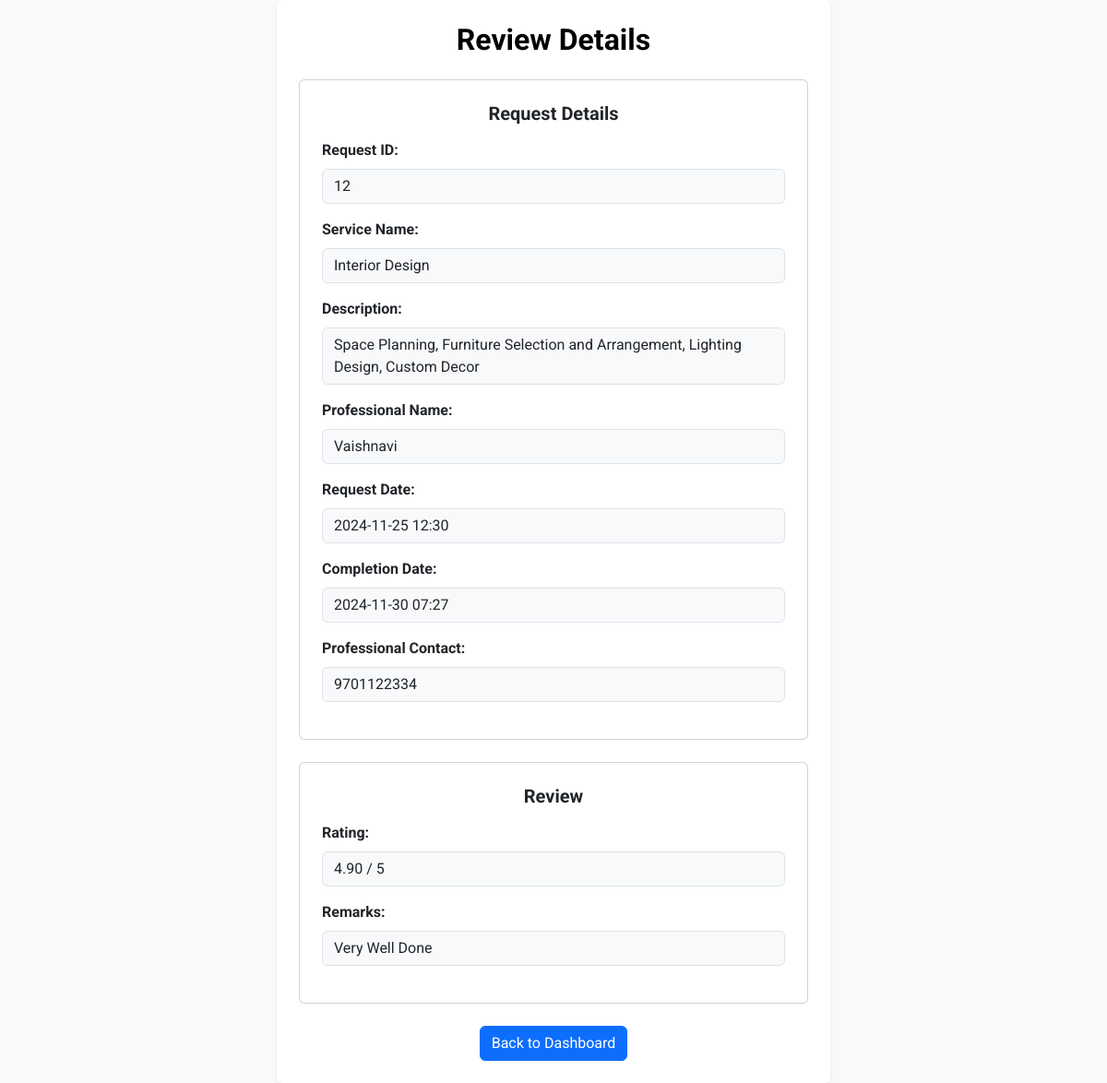
The app's page /view_review_professional/12 (signed in) with its own data.
### application/models.py (models this page shows)
class ServiceRequest(db.Model):
    __tablename__ = 'Service_Requests'
    id = db.Column(db.Integer, primary_key=True, autoincrement=True)
    customer_id = db.Column(db.Integer, db.ForeignKey('Customers.id', ondelete="CASCADE"), nullable=False)
    service_id = db.Column(db.Integer, db.ForeignKey('Services.id', ondelete="CASCADE"), nullable=False)
    professional_id = db.Column(db.Integer, db.ForeignKey('Professionals.id', ondelete="CASCADE"), nullable=False)
    request_date = db.Column(db.DateTime, nullable=False, default=datetime.utcnow)
    completed_date = db.Column(db.DateTime)
    status = db.Column(db.String(20), nullable=False)
    is_completed_professional = db.Column(db.Boolean(20), nullable=False)
    is_completed_customer = db.Column(db.Boolean(20), nullable=False)
    rating = db.Column(db.Numeric(3, 2))
    customer = db.relationship('Customer', back_populates='service_requests')
    service = db.relationship('Service', back_populates='service_requests')
    professional = db.relationship('Professional', back_populates='service_requests')
    review = db.relationship(
        'Review',
        back_populates='service_request',
        cascade="all, delete-orphan",
        uselist=False
    )

class Service(db.Model):
    __tablename__ = 'Services'
    id = db.Column(db.Integer, primary_key=True, autoincrement=True)
    name = db.Column(db.Text, nullable=False, unique=True)
    base_price = db.Column(db.Numeric(10, 2), nullable=False)
    description = db.Column(db.Text, nullable=False)
    time_required = db.Column(db.Integer, nullable=False)
    category = db.Column(db.Text, nullable = False)
    professionals = db.relationship(
        'Professional',
        back_populates='service',
        cascade="all, delete-orphan"
    )
    service_requests = db.relationship(
        'ServiceRequest',
        back_populates='service',
        cascade="all, delete-orphan"
    )

class Professional(db.Model):
    __tablename__ = 'Professionals'
    id = db.Column(db.Integer, primary_key=True, autoincrement=True)
    user_id = db.Column(db.Integer, db.ForeignKey('Users.id', ondelete="CASCADE"), nullable=False)
    service_id = db.Column(db.Integer, db.ForeignKey('Services.id', ondelete="SET NULL"), nullable=False)
    name = db.Column(db.Text, nullable=False)
    phone = db.Column(db.Text, nullable=False)
    experience_years = db.Column(db.Integer, nullable=False)
    description = db.Column(db.Text, nullable=False)
    is_verified = db.Column(db.Text, default=False)
    documents_path = db.Column(db.Text)
    average_rating = db.Column(db.Numeric(3, 2), default=0.0)
    is_blocked = db.Column(db.Boolean, default = False)
    location = db.Column(db.Text, nullable = False)
    pincode = db.Column(db.Integer, nullable = False)
    user = db.relationship('User', back_populates='professional')
    service = db.relationship('Service', back_populates='professionals')
    service_requests = db.relationship(
        'ServiceRequest',
        back_populates='professional',
        cascade="all, delete-orphan"
    )
    reviews = db.relationship(
        'Review',
        back_populates='professional',
        cascade="all, delete-orphan"
    )

class Review(db.Model):
    __tablename__ = 'Reviews'
    id = db.Column(db.Integer, primary_key=True, autoincrement=True)
    request_id = db.Column(db.Integer, db.ForeignKey('Service_Requests.id', ondelete="CASCADE"), nullable=False)
    customer_id = db.Column(db.Integer, db.ForeignKey('Customers.id', ondelete="CASCADE"), nullable=False)
    professional_id = db.Column(db.Integer, db.ForeignKey('Professionals.id', ondelete="CASCADE"), nullable=False)
    rating = db.Column(db.Numeric(3, 2), nullable=False)
    review_text = db.Column(db.Text)
    service_request = db.relationship('ServiceRequest', back_populates='review')
    customer = db.relationship('Customer', back_populates='reviews')
    professional = db.relationship('Professional', back_populates='reviews')

### app.py (the view)
@app.route('/view_review_professional/<int:request_id>', methods = ['GET', 'POST'])
def view_review_professional(request_id):
    service_request = ServiceRequest.query.get_or_404(request_id)
    review = Review.query.filter_by(request_id=request_id).first()
    return render_template('view_review_professional.html', service_request=service_request, review=review)

### templates/view_review_professional.html (shortened to what this page needs)
<html lang="en">
<head>
    <link href="https://cdn.jsdelivr.net/npm/bootstrap@5.3.2/dist/css/bootstrap.min.css" rel="stylesheet">
</head>
<body class="bg-light d-flex justify-content-center align-items-center min-vh-100">
    <div class="container bg-white p-4 rounded shadow-sm" style="max-width: 600px;">
        <h2 class="text-center text-black fw-bold mb-4">Review Details</h2>
        <div class="card p-4 mb-4">
            <h5 class="card-title text-center fw-bold mb-3">Request Details</h5>
            <div class="mb-3">
                <label class="form-label fw-bold">Request ID:</label>
                <div class="form-control bg-light">{{ service_request.id }}</div>
            </div>
            <div class="mb-3">
                <label class="form-label fw-bold">Service Name:</label>
                <div class="form-control bg-light">{{ service_request.service.name }}</div>
            </div>
            <div class="mb-3">
                <label class="form-label fw-bold">Description:</label>
                <div class="form-control bg-light">{{ service_request.service.description }}</div>
            </div>
            <div class="mb-3">
                <label class="form-label fw-bold">Professional Name:</label>
                <div class="form-control bg-light">{{ service_request.professional.name }}</div>
            </div>
            <div class="mb-3">
                <label class="form-label fw-bold">Request Date:</label>
                <div class="form-control bg-light">{{ service_request.request_date.strftime('%Y-%m-%d %H:%M') }}</div>
            </div>
            <div class="mb-3">
                <label class="form-label fw-bold">Completion Date:</label>
                <div class="form-control bg-light">{{ service_request.completed_date.strftime('%Y-%m-%d %H:%M') }}</div>
            </div>
            <div class="mb-3">
                <label class="form-label fw-bold">Professional Contact:</label>
                <div class="form-control bg-light">{{ service_request.professional.phone }}</div>
            </div>
        </div>
        <div class="card p-4 mb-4">
            <h5 class="card-title text-center fw-bold mb-3">Review</h5>
            <div class="mb-3">
                <label class="form-label fw-bold">Rating:</label>
                <div class="form-control bg-light">{{ review.rating }} / 5</div>
            </div>
            <div class="mb-3">
                <label class="form-label fw-bold">Remarks:</label>
                <div class="form-control bg-light">{{ review.review_text }}</div>
            </div>
        </div>
        <div class="text-center">
            <a href="{{ url_for('professional_dashboard', professional_id=service_request.professional_id) }}" class="btn btn-primary">Back to Dashboard</a>
        </div>
    </div>
</body>
</html>

### templates/view_review_professional.html (style rules this page uses)
body { font-family: 'Roboto', sans-serif; }

### records on screen
ServiceRequest: id "12", request_date "2024-11-25 12:30", completed_date "2024-11-30 07:27"
Service: service.name "Interior Design", service.description "Space Planning, Furniture Selection and Arrangement, Lighting Design, Custom Decor"
Professional: professional.name "Vaishnavi", professional.phone "9701122334"
Review: rating "4.90", review_text "Very Well Done"
